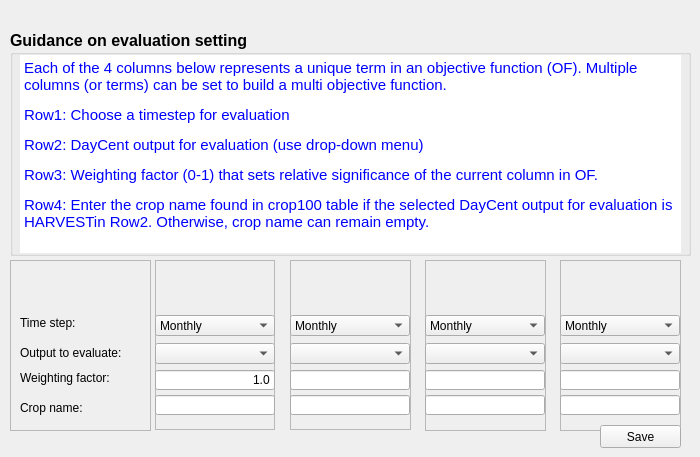
    <widget class="QWidget" name="setting">
     <attribute name="title">
      <string>Outputs</string>
     </attribute>
     <widget class="QFrame" name="frame_2">
      <property name="geometry">
       <rect>
        <x>155</x>
        <y>260</y>
        <width>120</width>
        <height>170</height>
       </rect>
      </property>
      <property name="frameShape">
       <enum>QFrame::StyledPanel</enum>
      </property>
      <property name="frameShadow">
       <enum>QFrame::Raised</enum>
      </property>
      <widget class="QLineEdit" name="txt_weight_1">
       <property name="geometry">
        <rect>
         <x>0</x>
         <y>110</y>
         <width>120</width>
         <height>20</height>
        </rect>
       </property>
       <property name="inputMethodHints">
        <set>Qt::ImhPreferNumbers</set>
       </property>
       <property name="text">
        <string>1.0</string>
       </property>
       <property name="alignment">
        <set>Qt::AlignRight|Qt::AlignTrailing|Qt::AlignVCenter</set>
       </property>
      </widget>
      <widget class="QComboBox" name="txt_DayCent_out_1">
       <property name="geometry">
        <rect>
         <x>0</x>
         <y>83</y>
         <width>120</width>
         <height>21</height>
        </rect>
       </property>
       <item>
        <property name="text">
         <string/>
        </property>
       </item>
       <item>
        <property name="text">
         <string>LIS-SOMSC</string>
        </property>
       </item>
       <item>
        <property name="text">
         <string>LIS-SOMTC</string>
        </property>
       </item>
       <item>
        <property name="text">
         <string>YLY-N2O</string>
        </property>
       </item>
       <item>
        <property name="text">
         <string>YLY-CH4</string>
        </property>
       </item>
       <item>
        <property name="text">
         <string>HARVEST</string>
        </property>
       </item>
      </widget>
      <widget class="QLineEdit" name="txt_crop_1">
       <property name="enabled">
        <bool>true</bool>
       </property>
       <property name="geometry">
        <rect>
         <x>0</x>
         <y>135</y>
         <width>120</width>
         <height>20</height>
        </rect>
       </property>
       <property name="inputMethodHints">
        <set>Qt::ImhPreferNumbers</set>
       </property>
       <property name="text">
        <string/>
       </property>
       <property name="alignment">
        <set>Qt::AlignRight|Qt::AlignTrailing|Qt::AlignVCenter</set>
       </property>
      </widget>
      <widget class="QComboBox" name="txt_dt_1">
       <property name="geometry">
        <rect>
         <x>0</x>
         <y>55</y>
         <width>120</width>
         <height>21</height>
        </rect>
       </property>
       <item>
        <property name="text">
         <string>Monthly</string>
        </property>
       </item>
       <item>
        <property name="text">
         <string>Daily</string>
        </property>
       </item>
       <item>
        <property name="text">
         <string>Yearly</string>
        </property>
       </item>
       <item>
        <property name="text">
         <string>Avg. Annual</string>
        </property>
       </item>
      </widget>
     </widget>
     <widget class="QFrame" name="frame_3">
      <property name="geometry">
       <rect>
        <x>10</x>
        <y>260</y>
        <width>141</width>
        <height>171</height>
       </rect>
      </property>
      <property name="frameShape">
       <enum>QFrame::StyledPanel</enum>
      </property>
      <property name="frameShadow">
       <enum>QFrame::Raised</enum>
      </property>
      <widget class="QLabel" name="label_16">
       <property name="geometry">
        <rect>
         <x>10</x>
         <y>85</y>
         <width>126</width>
         <height>16</height>
        </rect>
       </property>
       <property name="text">
        <string>Output to evaluate:</string>
       </property>
      </widget>
      <widget class="QLabel" name="label_17">
       <property name="geometry">
        <rect>
         <x>10</x>
         <y>55</y>
         <width>116</width>
         <height>16</height>
        </rect>
       </property>
       <property name="sizePolicy">
        <sizepolicy hsizetype="Preferred" vsizetype="Expanding">
         <horstretch>0</horstretch>
         <verstretch>0</verstretch>
        </sizepolicy>
       </property>
       <property name="text">
        <string>Time step:</string>
       </property>
       <property name="wordWrap">
        <bool>true</bool>
       </property>
      </widget>
      <widget class="QLabel" name="label_18">
       <property name="geometry">
        <rect>
         <x>10</x>
         <y>140</y>
         <width>111</width>
         <height>16</height>
        </rect>
       </property>
       <property name="text">
        <string>Crop name:</string>
       </property>
      </widget>
      <widget class="QLabel" name="label_19">
       <property name="geometry">
        <rect>
         <x>10</x>
         <y>110</y>
         <width>111</width>
         <height>16</height>
        </rect>
       </property>
       <property name="text">
        <string>Weighting factor:</string>
       </property>
      </widget>
     </widget>
     <widget class="QFrame" name="frame_4">
      <property name="geometry">
       <rect>
        <x>290</x>
        <y>260</y>
        <width>121</width>
        <height>170</height>
       </rect>
      </property>
      <property name="frameShape">
       <enum>QFrame::StyledPanel</enum>
      </property>
      <property name="frameShadow">
       <enum>QFrame::Raised</enum>
      </property>
      <widget class="QLineEdit" name="txt_weight_2">
       <property name="geometry">
        <rect>
         <x>0</x>
         <y>110</y>
         <width>120</width>
         <height>20</height>
        </rect>
       </property>
       <property name="inputMethodHints">
        <set>Qt::ImhPreferNumbers</set>
       </property>
       <property name="alignment">
        <set>Qt::AlignRight|Qt::AlignTrailing|Qt::AlignVCenter</set>
       </property>
      </widget>
      <widget class="QLineEdit" name="txt_crop_2">
       <property name="geometry">
        <rect>
         <x>0</x>
         <y>135</y>
         <width>120</width>
         <height>20</height>
        </rect>
       </property>
       <property name="inputMethodHints">
        <set>Qt::ImhPreferNumbers</set>
       </property>
       <property name="text">
        <string/>
       </property>
       <property name="alignment">
        <set>Qt::AlignRight|Qt::AlignTrailing|Qt::AlignVCenter</set>
       </property>
      </widget>
      <widget class="QComboBox" name="txt_dt_2">
       <property name="geometry">
        <rect>
         <x>0</x>
         <y>55</y>
         <width>120</width>
         <height>21</height>
        </rect>
       </property>
       <item>
        <property name="text">
         <string>Monthly</string>
        </property>
       </item>
       <item>
        <property name="text">
         <string>Daily</string>
        </property>
       </item>
       <item>
        <property name="text">
         <string>Yearly</string>
        </property>
       </item>
       <item>
        <property name="text">
         <string>Avg. Annual</string>
        </property>
       </item>
      </widget>
      <widget class="QComboBox" name="txt_DayCent_out_2">
       <property name="geometry">
        <rect>
         <x>0</x>
         <y>83</y>
         <width>120</width>
         <height>21</height>
        </rect>
       </property>
       <item>
        <property name="text">
         <string/>
        </property>
       </item>
       <item>
        <property name="text">
         <string>LIS-SOMSC</string>
        </property>
       </item>
       <item>
        <property name="text">
         <string>LIS-SOMTC</string>
        </property>
       </item>
       <item>
        <property name="text">
         <string>YLY-N2O</string>
        </property>
       </item>
       <item>
        <property name="text">
         <string>YLY-CH4</string>
        </property>
       </item>
       <item>
        <property name="text">
         <string>HARVEST</string>
        </property>
       </item>
      </widget>
     </widget>
     <widget class="QFrame" name="frame_5">
      <property name="geometry">
       <rect>
        <x>425</x>
        <y>260</y>
        <width>121</width>
        <height>171</height>
       </rect>
      </property>
      <property name="frameShape">
       <enum>QFrame::StyledPanel</enum>
      </property>
      <property name="frameShadow">
       <enum>QFrame::Raised</enum>
      </property>
      <widget class="QLineEdit" name="txt_weight_3">
       <property name="geometry">
        <rect>
         <x>0</x>
         <y>110</y>
         <width>120</width>
         <height>20</height>
        </rect>
       </property>
       <property name="inputMethodHints">
        <set>Qt::ImhPreferNumbers</set>
       </property>
       <property name="alignment">
        <set>Qt::AlignRight|Qt::AlignTrailing|Qt::AlignVCenter</set>
       </property>
      </widget>
      <widget class="QLineEdit" name="txt_crop_3">
       <property name="geometry">
        <rect>
         <x>0</x>
         <y>135</y>
         <width>120</width>
         <height>20</height>
        </rect>
       </property>
       <property name="inputMethodHints">
        <set>Qt::ImhPreferNumbers</set>
       </property>
       <property name="text">
        <string/>
       </property>
       <property name="alignment">
        <set>Qt::AlignRight|Qt::AlignTrailing|Qt::AlignVCenter</set>
       </property>
      </widget>
      <widget class="QComboBox" name="txt_dt_3">
       <property name="geometry">
        <rect>
         <x>0</x>
         <y>55</y>
         <width>120</width>
         <height>21</height>
        </rect>
       </property>
       <item>
        <property name="text">
         <string>Monthly</string>
        </property>
       </item>
       <item>
        <property name="text">
         <string>Daily</string>
        </property>
       </item>
       <item>
        <property name="text">
         <string>Yearly</string>
        </property>
       </item>
       <item>
        <property name="text">
         <string>Avg. Annual</string>
        </property>
       </item>
      </widget>
      <widget class="QComboBox" name="txt_DayCent_out_3">
       <property name="geometry">
        <rect>
         <x>0</x>
         <y>83</y>
         <width>120</width>
         <height>21</height>
        </rect>
       </property>
       <item>
        <property name="text">
         <string/>
        </property>
       </item>
       <item>
        <property name="text">
         <string>LIS-SOMSC</string>
        </property>
       </item>
       <item>
        <property name="text">
         <string>LIS-SOMTC</string>
        </property>
       </item>
       <item>
        <property name="text">
         <string>YLY-N2O</string>
        </property>
       </item>
       <item>
        <property name="text">
         <string>YLY-CH4</string>
        </property>
       </item>
       <item>
        <property name="text">
         <string>HARVEST</string>
        </property>
       </item>
      </widget>
     </widget>
     <widget class="QFrame" name="frame_6">
      <property name="geometry">
       <rect>
        <x>560</x>
        <y>260</y>
        <width>121</width>
        <height>171</height>
       </rect>
      </property>
      <property name="frameShape">
       <enum>QFrame::StyledPanel</enum>
      </property>
      <property name="frameShadow">
       <enum>QFrame::Raised</enum>
      </property>
      <widget class="QLineEdit" name="txt_weight_4">
       <property name="geometry">
        <rect>
         <x>0</x>
         <y>110</y>
         <width>120</width>
         <height>20</height>
        </rect>
       </property>
       <property name="inputMethodHints">
        <set>Qt::ImhPreferNumbers</set>
       </property>
       <property name="alignment">
        <set>Qt::AlignRight|Qt::AlignTrailing|Qt::AlignVCenter</set>
       </property>
      </widget>
      <widget class="QLineEdit" name="txt_crop_4">
       <property name="geometry">
        <rect>
         <x>0</x>
         <y>135</y>
         <width>120</width>
         <height>20</height>
        </rect>
       </property>
       <property name="inputMethodHints">
        <set>Qt::ImhPreferNumbers</set>
       </property>
       <property name="text">
        <string/>
       </property>
       <property name="alignment">
        <set>Qt::AlignRight|Qt::AlignTrailing|Qt::AlignVCenter</set>
       </property>
      </widget>
      <widget class="QComboBox" name="txt_dt_4">
       <property name="geometry">
        <rect>
         <x>0</x>
         <y>55</y>
         <width>120</width>
         <height>21</height>
        </rect>
       </property>
       <item>
        <property name="text">
         <string>Monthly</string>
        </property>
       </item>
       <item>
        <property name="text">
         <string>Daily</string>
        </property>
       </item>
       <item>
        <property name="text">
         <string>Yearly</string>
        </property>
       </item>
       <item>
        <property name="text">
         <string>Avg. Annual</string>
        </property>
       </item>
      </widget>
      <widget class="QComboBox" name="txt_DayCent_out_4">
       <property name="geometry">
        <rect>
         <x>0</x>
         <y>83</y>
         <width>120</width>
         <height>21</height>
        </rect>
       </property>
       <item>
        <property name="text">
         <string/>
        </property>
       </item>
       <item>
        <property name="text">
         <string>LIS-SOMSC</string>
        </property>
       </item>
       <item>
        <property name="text">
         <string>LIS-SOMTC</string>
        </property>
       </item>
       <item>
        <property name="text">
         <string>YLY-N2O</string>
        </property>
       </item>
       <item>
        <property name="text">
         <string>YLY-CH4</string>
        </property>
       </item>
       <item>
        <property name="text">
         <string>HARVEST</string>
        </property>
       </item>
      </widget>
     </widget>
     <widget class="QGroupBox" name="groupBox_4">
      <property name="geometry">
       <rect>
        <x>10</x>
        <y>30</y>
        <width>681</width>
        <height>226</height>
       </rect>
      </property>
      <property name="font">
       <font>
        <pointsize>12</pointsize>
        <weight>75</weight>
        <bold>true</bold>
       </font>
      </property>
      <property name="title">
       <string>Guidance on evaluation setting</string>
      </property>
      <widget class="QTextEdit" name="textEdit">
       <property name="geometry">
        <rect>
         <x>10</x>
         <y>25</y>
         <width>661</width>
         <height>198</height>
        </rect>
       </property>
       <property name="frameShape">
        <enum>QFrame::NoFrame</enum>
       </property>
       <property name="readOnly">
        <bool>true</bool>
       </property>
       <property name="html">
        <string>&lt;!DOCTYPE HTML PUBLIC &quot;-//W3C//DTD HTML 4.0//EN&quot; &quot;http://www.w3.org/TR/REC-html40/strict.dtd&quot;&gt;
&lt;html&gt;&lt;head&gt;&lt;meta name=&quot;qrichtext&quot; content=&quot;1&quot; /&gt;&lt;style type=&quot;text/css&quot;&gt;
p, li { white-space: pre-wrap; }
&lt;/style&gt;&lt;/head&gt;&lt;body style=&quot; font-family:'MS Shell Dlg 2'; font-size:12pt; font-weight:600; font-style:normal;&quot;&gt;
&lt;p style=&quot; margin-top:12px; margin-bottom:12px; margin-left:0px; margin-right:0px; -qt-block-indent:0; text-indent:0px;&quot;&gt;&lt;span style=&quot; font-size:11pt; font-weight:400; color:#0000ff;&quot;&gt;Each of the 4 columns below represents a unique term in an objective function (OF). Multiple columns (or terms) can be set to build a multi objective function. &lt;/span&gt;&lt;/p&gt;
&lt;p style=&quot; margin-top:12px; margin-bottom:12px; margin-left:0px; margin-right:0px; -qt-block-indent:0; text-indent:0px;&quot;&gt;&lt;span style=&quot; font-size:11pt; font-weight:400; color:#0000ff;&quot;&gt;Row1: Choose a timestep for evaluation&lt;/span&gt;&lt;/p&gt;
&lt;p style=&quot; margin-top:12px; margin-bottom:12px; margin-left:0px; margin-right:0px; -qt-block-indent:0; text-indent:0px;&quot;&gt;&lt;span style=&quot; font-size:11pt; font-weight:400; color:#0000ff;&quot;&gt;Row2: DayCent output for evaluation (use drop-down menu)&lt;/span&gt;&lt;/p&gt;
&lt;p style=&quot; margin-top:12px; margin-bottom:12px; margin-left:0px; margin-right:0px; -qt-block-indent:0; text-indent:0px;&quot;&gt;&lt;span style=&quot; font-size:11pt; font-weight:400; color:#0000ff;&quot;&gt;Row3: Weighting factor (0-1) that sets relative significance of the current column in OF.&lt;/span&gt;&lt;/p&gt;
&lt;p style=&quot; margin-top:12px; margin-bottom:12px; margin-left:0px; margin-right:0px; -qt-block-indent:0; text-indent:0px;&quot;&gt;&lt;span style=&quot; font-size:11pt; font-weight:400; color:#0000ff;&quot;&gt;Row4: Enter the crop name found in crop100 table if the selected DayCent output for evaluation is HARVESTin Row2. Otherwise, crop name can remain empty.&lt;/span&gt;&lt;/p&gt;&lt;/body&gt;&lt;/html&gt;</string>
       </property>
      </widget>
     </widget>
     <widget class="QPushButton" name="btn_cute_setting_save">
      <property name="geometry">
       <rect>
        <x>600</x>
        <y>425</y>
        <width>81</width>
        <height>23</height>
       </rect>
      </property>
      <property name="text">
       <string>Save</string>
      </property>
     </widget>
     <zorder>groupBox_4</zorder>
     <zorder>frame_2</zorder>
     <zorder>frame_3</zorder>
     <zorder>frame_4</zorder>
     <zorder>frame_5</zorder>
     <zorder>frame_6</zorder>
     <zorder>btn_cute_setting_save</zorder>
    </widget>
